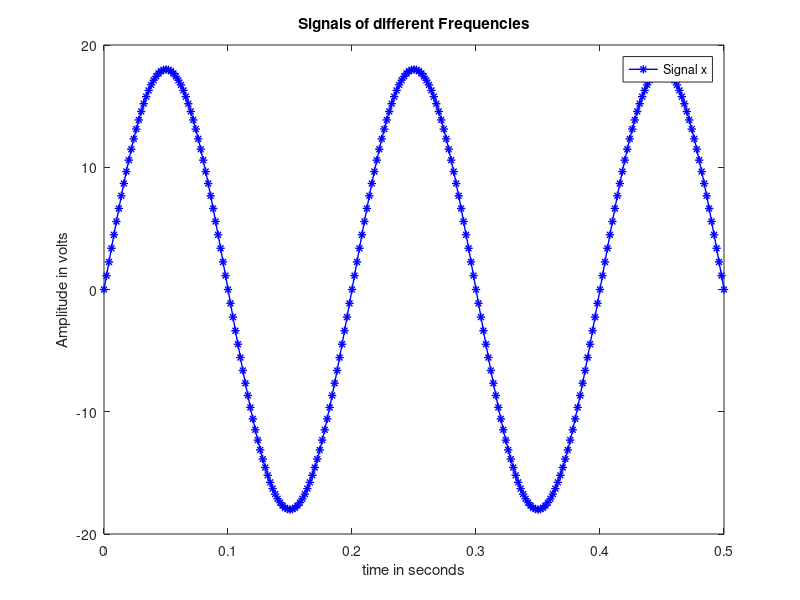

Source code (MATLAB):
clc
clear all
close all
fs = 500; % Sampling frequency
t = 0:1/fs:0.5; % Time duration
f1 = 8; % Frequency of first signal
f2 =5; % Frequency of second signal
f3 =5; % Frequency of third signal
f=5;
A1 = 3; % Amplitude of first signal
A2 = 5; % Amplitude of second signal
A3 = 10;
x1 = A1*sin(2*pi*f*t); % First Signal
x2 = A2*sin(2*pi*f*t); % Second Signal
x3 = A3*sin(2*pi*f*t); % Third Signal
x = x1+x2+x3;
%Plotting both signals in time domain

plot(t,x,'b-*','LineWidth',1)
xlabel('time in seconds')
ylabel('Amplitude in volts')
title('Signals of different Frequencies')
legend('Signal x')